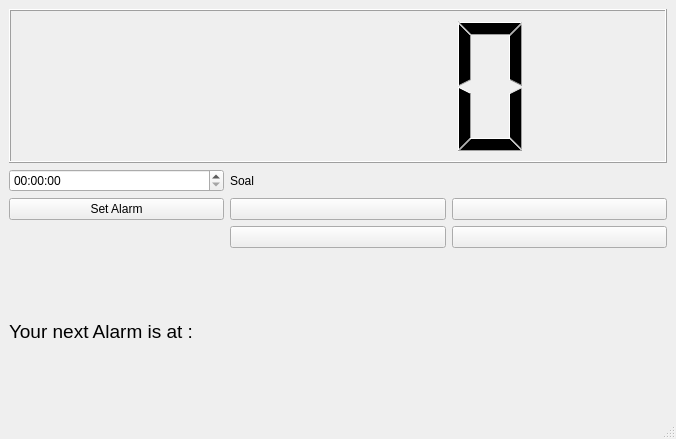
<?xml version="1.0" encoding="UTF-8"?>
<ui version="4.0">
 <class>MainWindow</class>
 <widget class="QMainWindow" name="MainWindow">
  <property name="geometry">
   <rect>
    <x>0</x>
    <y>0</y>
    <width>676</width>
    <height>439</height>
   </rect>
  </property>
  <property name="windowTitle">
   <string>MainWindow</string>
  </property>
  <widget class="QWidget" name="centralwidget">
   <layout class="QGridLayout" name="gridLayout">
    <item row="2" column="0">
     <widget class="QTimeEdit" name="Set_Time"/>
    </item>
    <item row="3" column="0">
     <widget class="QPushButton" name="pushButton">
      <property name="text">
       <string>Set Alarm</string>
      </property>
     </widget>
    </item>
    <item row="2" column="1" colspan="2">
     <widget class="QLabel" name="label_2">
      <property name="text">
       <string>Soal</string>
      </property>
     </widget>
    </item>
    <item row="1" column="0" colspan="3">
     <widget class="QLCDNumber" name="Time_LCD"/>
    </item>
    <item row="5" column="0">
     <widget class="QLabel" name="label">
      <property name="font">
       <font>
        <pointsize>14</pointsize>
       </font>
      </property>
      <property name="text">
       <string>Your next Alarm is at : </string>
      </property>
     </widget>
    </item>
    <item row="3" column="1">
     <widget class="QPushButton" name="pushButton_2">
      <property name="text">
       <string/>
      </property>
     </widget>
    </item>
    <item row="3" column="2">
     <widget class="QPushButton" name="pushButton_3">
      <property name="text">
       <string/>
      </property>
     </widget>
    </item>
    <item row="4" column="1">
     <widget class="QPushButton" name="pushButton_4">
      <property name="text">
       <string/>
      </property>
     </widget>
    </item>
    <item row="4" column="2">
     <widget class="QPushButton" name="pushButton_5">
      <property name="text">
       <string/>
      </property>
     </widget>
    </item>
   </layout>
  </widget>
  <widget class="QMenuBar" name="menubar">
   <property name="geometry">
    <rect>
     <x>0</x>
     <y>0</y>
     <width>676</width>
     <height>25</height>
    </rect>
   </property>
  </widget>
  <widget class="QStatusBar" name="statusbar"/>
 </widget>
 <resources/>
 <connections/>
</ui>
